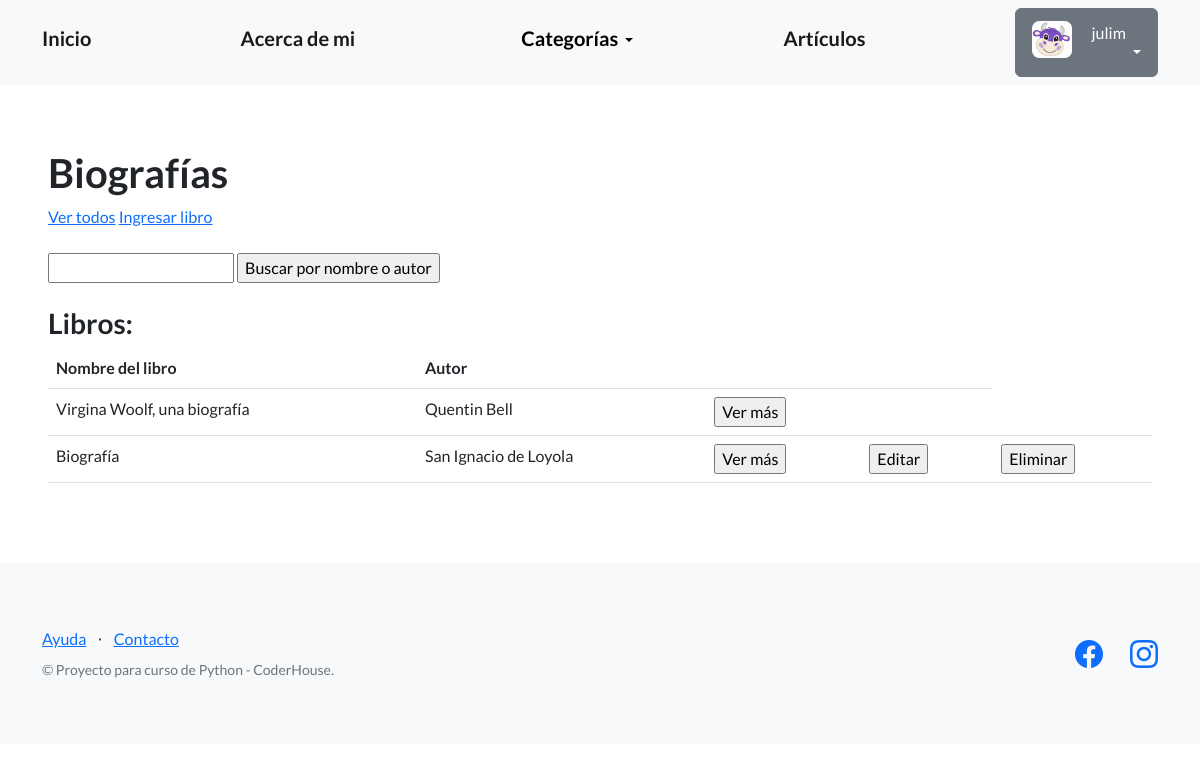
The app's page /libros/biografias/ (signed in) with its own data.
### perfiles/models.py (models this page shows, shortened)
class Avatar(models.Model):
   user = models.OneToOneField(User, on_delete=models.CASCADE, null=True)
   imagen = models.ImageField(upload_to='avatares', null=True, blank=True)

### categorias_libros/models.py (models this page shows, shortened)
class Biografia(models.Model):
    nombre = models.CharField(max_length=256)
    autor = models.CharField(max_length=256)
    año_publicacion = models.IntegerField(blank=True, null=True)
    sinopsis = models.TextField(null=True)
    creador = models.ForeignKey(User, on_delete=models.SET_NULL, null=True)

### categorias_libros/views.py (the view)
# urls.py: path('biografias/', listar_libros_bios, name="biografias"),
def listar_libros_bios(request):
    contexto = {
        "libros_bios": Biografia.objects.all()
    }
    http_response = render(
        request=request,
        template_name='categorias_libros/lista_libros_bios.html',
        context=contexto
    )
    return http_response

### categorias_libros/templates/categorias_libros/lista_libros_bios.html (shortened to what this page needs)
{% extends "base.html" %}
{% block contenido %}
<h1>
  Biografías
</h1>
<a href="{% url 'biografias' %}">Ver todos</a>
<a href="{% url 'ingresar_libro_bios' %}">Ingresar libro</a>
<br><br>
<form action="{% url 'buscar_libro_bios' %}" method="post">
  <input type="text" name = "busqueda">
  <input type="submit" value="Buscar por nombre o autor">
</form>
<br>
<h3>Libros:</h3>
{% if libros_bios %}
<table class="table">
  <tbody>
    <tr>
      <th>Nombre del libro</th>
      <th>Autor</th>
      <th></th>
      <th></th>
    </tr>
    {% for libro in libros_bios %}
    <tr>
      <td>{{libro.nombre}}</td>
      <td>{{libro.autor}}</td>
      <td>
        <form action="{% url 'detalles_bios' libro.id %}">
          <input type="submit" class "btn btn-link" value="Ver más"/>
        </form>
      </td>
      <td>
        {% if user == libro.creador %}
        <form action="{% url 'editar_bios' libro.id %}">
          <input type="submit" class "btn btn-link" value="Editar"/>
        </form>
        {% endif %}
      </td>
      <td>
        {% if user == libro.creador %}
        <form action="{% url 'eliminar_bios' libro.id %}" method="post">
          <input type="submit" class "btn btn-link" value="Eliminar"/>
        </form>
        {% endif %}
      </td>
    </tr>
    {% endfor %}
  </tbody>
</table>
{% else %}
<p>No hay elementos aún</p>
{% endif %}
{% endblock contenido %}

### templates_base/base.html (shortened to what this page needs)
{% load static %}
<!DOCTYPE html>
<html lang="en">
    <head>
        <link href="https://cdn.jsdelivr.net/npm/bootstrap-icons@1.5.0/font/bootstrap-icons.css" rel="stylesheet" type="text/css" />
        <link href="{% static 'css/styles.css' %}" rel="stylesheet" />
    </head>
    <body>
        <nav class="navbar navbar-light bg-light static-top">
            <div class="container">
                <a class="navbar-brand" href="{% url 'inicio' %}"><strong><h5>Inicio</h5></strong></a>
                <a class="navbar-brand" href="{% url 'about_me' %}"><strong><h5>Acerca de mi</h5></strong></a>
                <div class="dropdown">
                    <button class="btn btn-light dropdown-toggle" type="button" id="dropdownMenuButton1" data-bs-toggle="dropdown" aria-expanded="false">
                        <div style="display: inline-flex;">
                            <span><h5>Categorías</h5></span>
                        </div>
                    </button>
                </div>
                <a class="navbar-brand" href="{% url 'articulos' %}"><strong><h5>Artículos</h5></strong></a>
                {% if user.is_authenticated %}
                <div class="dropdown">
                    <button class="btn btn-secondary dropdown-toggle" type="button" id="dropdownMenuButton1" data-bs-toggle="dropdown" aria-expanded="false">
                        <div style="display: inline-flex;">
                                <img src="{{ user.avatar.imagen.url }}" style="max-width: 40px;margin-right: 20px;">
                            <span>{{ user.username }}</span>
                        </div>
                    </button>
                </div>
                {% else %}
                <a class="btn btn-primary" href="{% url 'login' %}">Iniciar sesión</a>
                <a class="btn btn-success" href="{% url 'registro' %}">Registrarse</a>
                {% endif %}
            </div>
        </nav>
        <section style="padding:4rem 3rem;">
            {% block contenido %}
            {% endblock contenido %}
        </section>
        <footer class="footer bg-light">
            <div class="container">
                <div class="row">
                    <div class="col-lg-6 h-100 text-center text-lg-start my-auto">
                        <ul class="list-inline mb-2">
                            <li class="list-inline-item"><a href="#!">Ayuda</a></li>
                            <li class="list-inline-item">⋅</li>
                            <li class="list-inline-item"><a href="#!">Contacto</a></li>
                        </ul>
                        <p class="text-muted small mb-4 mb-lg-0">&copy; Proyecto para curso de Python - CoderHouse.</p>
                    </div>
                    <div class="col-lg-6 h-100 text-center text-lg-end my-auto">
                        <ul class="list-inline mb-0">
                            <li class="list-inline-item me-4">
                                <a href="https://www.facebook.com/juli.mendieta.75/"><i class="bi-facebook fs-3"></i></a>
                            </li>
                            <li class="list-inline-item">
                                <a href="https://www.instagram.com/mendietajuli"><i class="bi-instagram fs-3"></i></a>
                            </li>
                        </ul>
                    </div>
                </div>
            </div>
        </footer>
    </body>
</html>

### records on screen
Biografia: nombre "Virgina Woolf, una biografía", autor "Quentin Bell"
Biografia: nombre "Biografía", autor "San Ignacio de Loyola"

### other values on screen
{{ user.username }} "julim"
